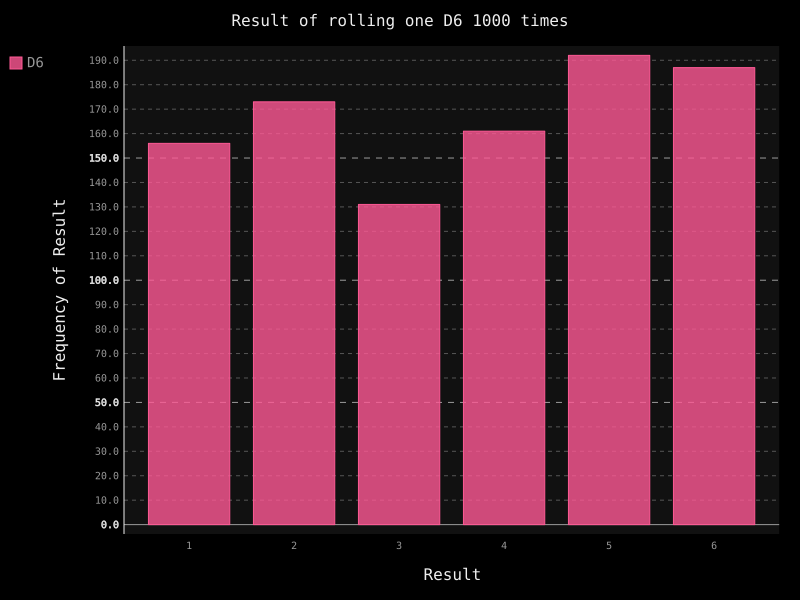

Reproduce this figure in Python.
import pygal
from die import Die

# 创建一个D6
die = Die()

# 掷N次骰子 将结果存储在一个list中
results = []
for roll_num in range(1000):
    result = die.roll()
    results.append(result)


# 分析结果
frequencies = []
for value in range(1, die.num_sides + 1):
    frequency = results.count(value)
    frequencies.append(frequency)

# 对结果进行可视化

# 直方图
hist = pygal.Bar()
# 直方图标题
hist.title = 'Result of rolling one D6 1000 times'
# 直方图X轴标签
hist.x_labels = ['1', '2', '3', '4', '5', '6']
# 直方图X轴标题
hist.x_title = 'Result'
# 直方图Y轴标题
hist.y_title = 'Frequency of Result'

# 将值添加到图表中
hist.add('D6', frequencies)
# 保存为SVG文件 注意 只能保存为SVG文件
hist.render_to_file('die_visual.svg')
